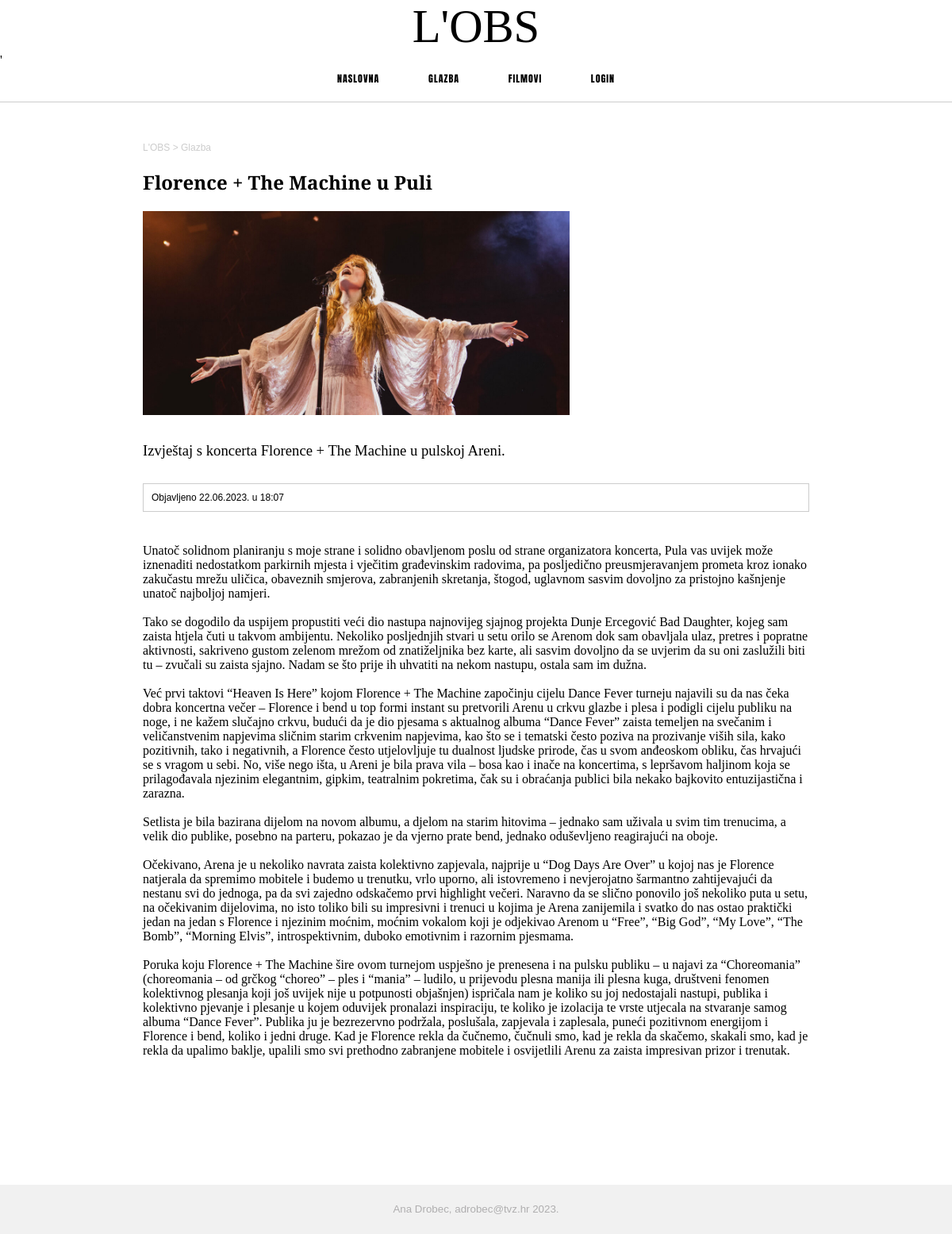
The page /clanak.php?id=18 on the database its author committed.
### tables this page shows
CREATE TABLE `clanci` (
  `id` int(11) NOT NULL,
  `datum` varchar(32) NOT NULL,
  `vrijeme` varchar(32) NOT NULL,
  `naslov` varchar(100) NOT NULL,
  `sazetak` text NOT NULL,
  `text` text NOT NULL,
  `slika` varchar(64) NOT NULL,
  `kategorija` varchar(64) NOT NULL,
  `arhiva` tinyint(1) NOT NULL
);

### clanak.php (the view, shortened to what this page needs)
<!DOCTYPE html>
<html lang="hr">
<head>
    <link rel="stylesheet" href="css/style.css">
    <?php
    include 'connect.php';
    $id = $_GET['id'];
    $query = "SELECT * FROM clanci WHERE id='$id'";
    $result = mysqli_query($dbc,$query);
    $row = mysqli_fetch_array($result);
    ?>
</head>
<body>
    <div id="container">
        <?php include 'header.php';?>
        <main>
            <div class="kategorija-path">
                L'OBS > <?php echo $row['kategorija']; ?>
            </div>
            <h2><?php echo $row['naslov']; ?></h2>
            <figure class="clanakimg">
                <img src="img/<?php echo $row['slika']; ?>" alt="slika" class="clanakimg">
            </figure>
            <div class="opis">
                <?php echo $row['sazetak']; ?>
            </div>
            <div class="objavljeno">
            <?php echo "Objavljeno " . $row['datum'] . " u " . $row['vrijeme']; ?>
            </div>
            <div class="clanaktext">
            <?php echo $row['text']; ?>
            </div>
        </main>
        <?php include 'footer.php';?>
    </div>
</body>
</html>

### css/style.css (style rules this page uses)
body { margin: 0px; padding: 0px; }
main { max-width: 70%; margin: 0 auto; }
.kategorija-path { color: #cccccc; font-family: Arial, Helvetica, sans-serif; font-size: 9pt; }
h2 { font-weight: bold; font-family: 'Libre Baskerville', Times, serif; }
figure { margin:0; padding:0; }
.clanakimg { width: 100%; max-width: 80%; }
.opis { margin: 30px 0; font-size: 14pt; }
.objavljeno { font-family: Arial, Helvetica, sans-serif; font-size: 9pt; border: 1px solid #cccccc; padding: 10px; margin: 30px 0; }
.clanaktext { margin: 40px 0; }

### rows shown on the page
clanci: kategorija "Glazba", naslov "Florence + The Machine u Puli", slika (picture), sazetak "Izvještaj s koncerta Florence + The Machine u pulskoj Areni.", datum "22.06.2023.", vrijeme "18:07", text "Unatoč solidnom planiranju s moje strane i solidno obavljenom poslu od strane organizatora koncerta, Pula vas uvijek može iznenaditi nedostatkom parkirnih mjesta i vječitim građevinskim radovima, pa posljedično preusmjeravanjem prometa kroz ionako zakučastu mrežu uličica, obaveznih smjerova, zabranjenih skretanja, štogod, uglavnom sasvim dovoljno za pristojno kašnjenje unatoč najboljoj namjeri. Tako se dogodilo da uspijem propustiti veći dio nastupa najnovijeg sjajnog projekta Dunje Ercegović Bad Daughter, kojeg sam zaista htjela čuti u takvom ambijentu. Nekoliko posljednjih stvari u setu orilo se Arenom dok sam obavljala ulaz, pretres i popratne aktivnosti, sakriveno gustom zelenom mrežom…"
